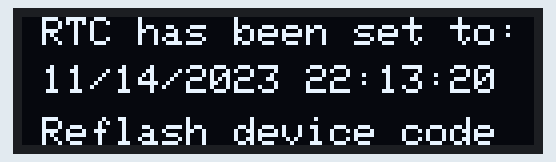
A sketch run on a simulated Arduino MKR. Parts: 128×32 one-colour display. The local clock reads 2024-03-15 10:24:30 at power-on unless the sketch sets it.

Above: at 0.1 s.
At 4.2 s:
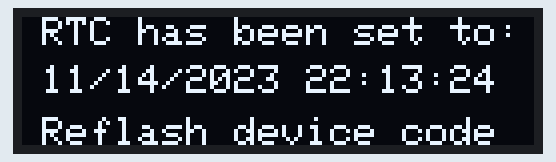
At 9.3 s:
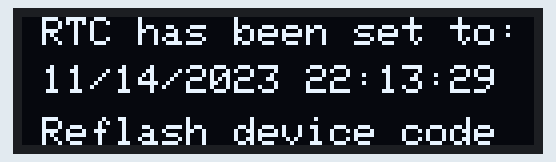
At 19.5 s:
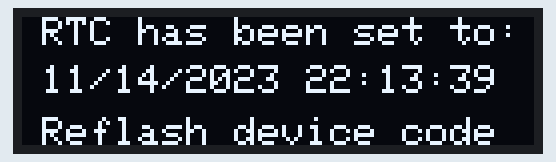
At 28.7 s:
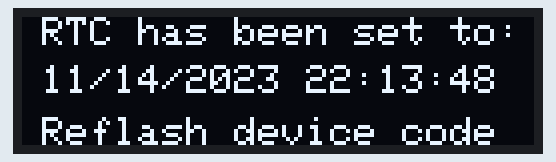
At 38.9 s:
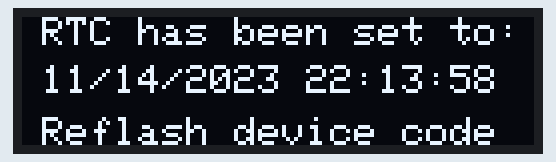

The sketch:

AdaLoggerM0-SetClock__1_.ino
```cpp
// (licence header left out)
/********************************************************
  Setup code
********************************************************/
#include <Adafruit_SSD1306.h>
#include <Wire.h>
#include <RTCZero.h>
#include <SPI.h>
#include <Adafruit_GFX.h>
#include <TimeLib.h> //include the Arduino Time library
#define OLED_RESET 4
Adafruit_SSD1306 display(OLED_RESET);

// initialize variables (these will be overwritten so doesn't really matter what they are)
byte months = 1;
byte days = 1;
byte years = 1;
byte hours = 1;
byte minutes = 1;
byte seconds = 1;

char s_month[5];
int tmonth, tday, tyear, thour, tminute, tsecond;
static const char month_names[] = "JanFebMarAprMayJunJulAugSepOctNovDec";

RTCZero rtc;

void setup() {
  /********************************************************
       These commands set the time to the current computer time - unfortunately the device needs to be reflashed to update the time
     ********************************************************/
  rtc.begin(); // initialize RTC

  // __DATE__ is a C++ preprocessor string with the current date in it.
  // It will look something like 'Mar  13  2016'.
  // So we need to pull those values out and convert the month string to a number.
  sscanf(__DATE__, "%s %d %d", s_month, &tday, &tyear);

  // Similarly, __TIME__ will look something like '09:34:17' so get those numbers.
  sscanf(__TIME__, "%d:%d:%d", &thour, &tminute, &tsecond);

  // Find the position of this month's string inside month_names, do a little
  // pointer subtraction arithmetic to get the offset, and divide the
  // result by 3 since the month names are 3 chars long.
  tmonth = (strstr(month_names, s_month) - month_names) / 3;

  months = tmonth + 1;  // The RTC library expects months to be 1 - 12.
  days = tday;
  years = tyear - 2000; // The RTC library expects years to be from 2000.
  hours = thour;
  minutes = tminute;
  seconds = tsecond;

  rtc.setTime(hours, minutes, seconds);
  rtc.setDate(days, months, years);


  /********************************************************
       Start, clear, and setup the display
     ********************************************************/
  display.begin(SSD1306_SWITCHCAPVCC, 0x3C);  // initialize with the I2C addr 0x3C (for the 128x32)
  display.ssd1306_command(SSD1306_SETCONTRAST);
  display.ssd1306_command(0); // Where c is a value from 0 to 255 (sets contrast e.g. brightness)

  display.clearDisplay();
  display.display();
  display.setRotation(4);
  display.setTextSize(1);
  display.setTextColor(WHITE);
}

/********************************************************
  Main loop
********************************************************/
void loop() {
  display.setCursor(5, 0);
  display.print ("RTC has been set to:");

  display.fillRoundRect (00, 10, 132, 12, 1, BLACK);

  display.setCursor(5, 12);
  display.print(rtc.getMonth());
  display.print("/");
  display.print(rtc.getDay());
  display.print("/");
  display.print(rtc.getYear() + 2000);
  display.print(" ");
  display.print(rtc.getHours());
  display.print(":");
  if (rtc.getMinutes() < 10)
    display.print('0');      // Trick to add leading zero for formatting
  display.print(rtc.getMinutes());
  display.print(":");
  if (rtc.getSeconds() < 10)
    display.print('0');      // Trick to add leading zero for formatting
  display.print(rtc.getSeconds());

  display.setCursor(5, 25);
  display.print ("Reflash device code");
  //display.clearDisplay();
  display.display();

  delay (1000);
}
```

Measured:
- what the display in image 0 shows lasts 1.0 s, from 0.1 s to 1.1 s
